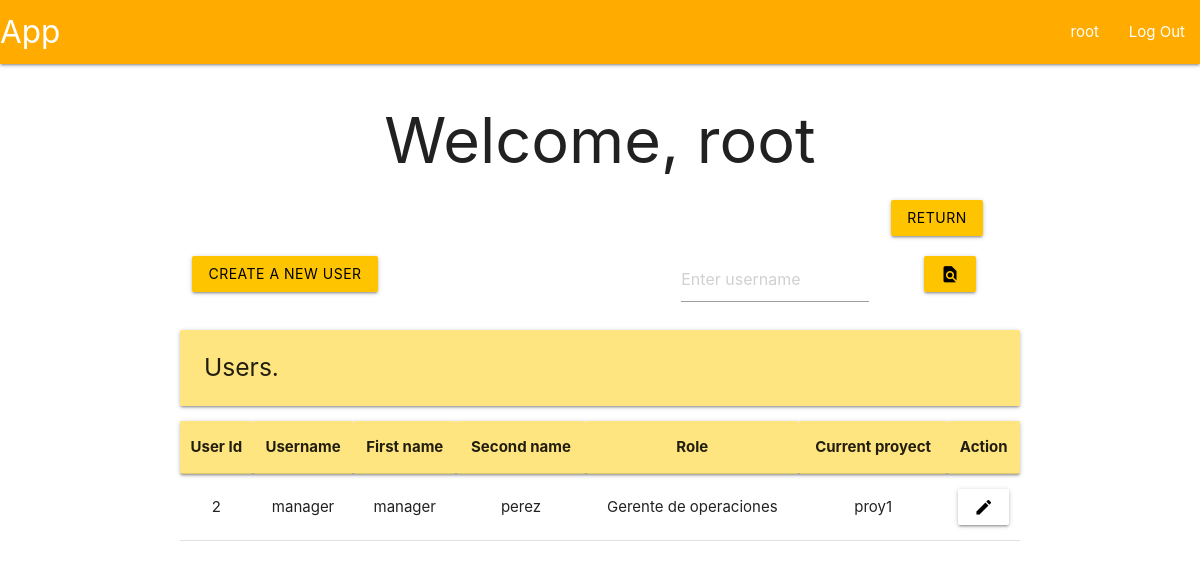
Before: /root/users (signed in) with the older database file.
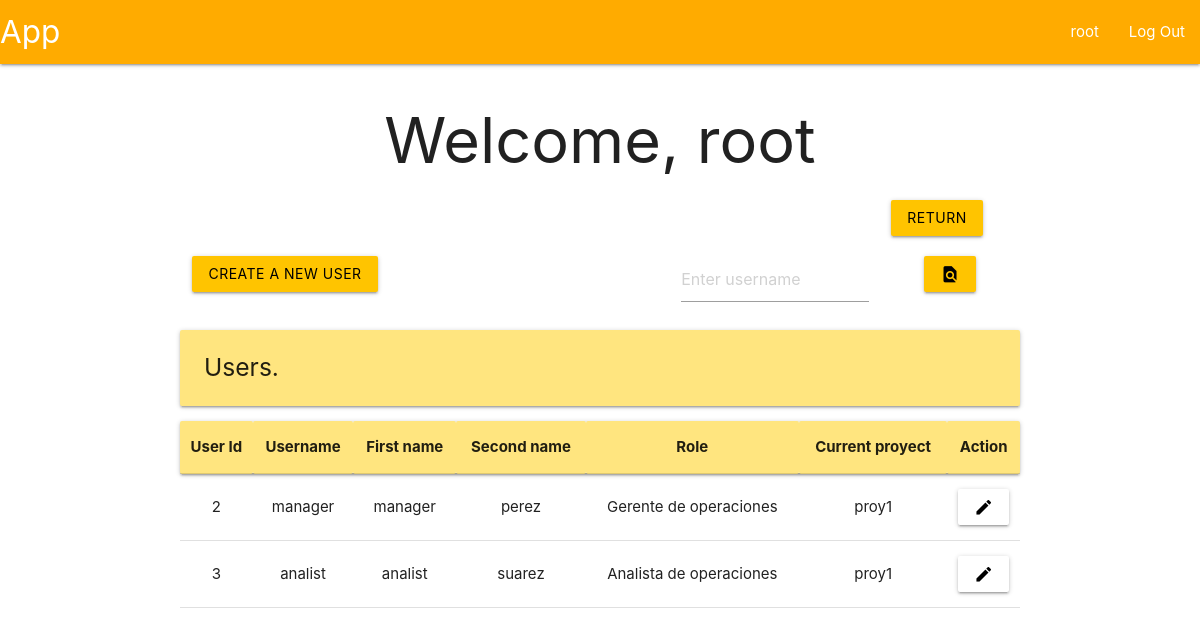
After: the same page with the newer database file.
### tables this page shows
CREATE TABLE user (
    id INTEGER PRIMARY KEY AUTOINCREMENT,
    username TEXT UNIQUE NOT NULL,
    firstname TEXT NOT NULL,
    secondname TEXT NOT NULL,
    password TEXT NOT NULL,
    roleId INTEGER,
    proyId INTEGER,
    auth INTEGER,

    FOREIGN KEY (roleId) REFERENCES roles(id),
    FOREIGN KEY (proyId) REFERENCES proyect(id)
);

CREATE TABLE roles (
    id INTEGER PRIMARY KEY AUTOINCREMENT,
    name TEXT NOT NULL UNIQUE
);

CREATE TABLE proyect (
    id INTEGER PRIMARY KEY AUTOINCREMENT,
    description TEXT UNIQUE NOT NULL,
    start DATE NOT NULL,
    end DATE NOT NULL,
    statusId INTEGER,

    FOREIGN KEY (statusId) REFERENCES proyectStatus(id)
);

### app/userView.py (the view, shortened to what this page needs)
@bp.route('/users', methods=('GET', 'POST'))
@root_required
def userView():
    db = get_db()
    flag = False
    if not flag:
        users = db.execute(
            """SELECT
                u.id as id,
                u.username as username,
                u.firstname as firstname,
                u.secondname as secondname,
                r.name as role,
                p.description as proyect,
                u.auth as auth
               FROM user u
               JOIN roles r ON u.roleId = r.id
               LEFT JOIN proyect p ON u.proyId = p.id
               WHERE u.id != 1"""
        ).fetchall()
    areProyects = db.execute(
        """SELECT * FROM proyect"""
    ).fetchall() != []
    return render_template('index/root/userView.html', users=users, areProyects=areProyects)

### app/auth.py (called while the page is built)
@bp.before_app_request
def load_logged_in_user():
    user_id = session.get('user_id')
    if user_id is None:
        g.user = None
    else:
        g.user = get_db().execute(
            "SELECT * FROM user WHERE id = ?",
            (user_id,)
        ).fetchone()

def root_required(view):
    @functools.wraps(view)
    def wrapped_view(**kwargs):
        if g.user is None:
            return redirect(url_for('auth.login'))
        elif g.user['roleId'] != 1:
            return redirect(url_for('user.profile'))
        return view(**kwargs)
    return wrapped_view

### app/db.py (called while the page is built)
def get_db():
    if 'db' not in g:
        g.db = sqlite3.connect(
            current_app.config['DATABASE'],
            detect_types = sqlite3.PARSE_DECLTYPES
        )
        g.db.row_factory = sqlite3.Row
    return g.db

### app/templates/index/root/userView.html (shortened to what this page needs)
{% extends 'base.html' %}
{% block header %}
  <h1>{% block title %}Welcome, {{ g.user['username'] }}{% endblock %}</h1>
{% endblock %}
{% block content %}
<div class="row">
  <form method="POST">
      <div class="col s1 offset-s10">
          <button class="btn amber accent-3 black-text" type="submit" value="return" name="return">Return</button>
      </div>
  </form>
</div>
<div class="row">
  {% if areProyects %}
  <form method="POST">
    <div class="col s3">
      <button class="btn amber accent-3 black-text" type="submit" value="create" name="create">Create a new user</button>
    </div>
  </form>
  <form method="POST">
    <div class="col s3 offset-s4">
      <input placeholder="Enter username" name="find-user" id="username">
    </div>
    <div class="col s2">
      <button class="btn amber accent-3 black-text" type="submit">
        <i class="material-icons">find_in_page</i>
      </button>
    </div>
  </form>
    {% endif %}
</div>
<div class="left-align">
  <h5 class="card-panel amber accent-1">Users.</h5>
</div>
<table class="centered">
  <thead class="card-panel amber accent-1">
    <tr>
      <th>User Id</th>
      <th>Username</th>
      <th>First name</th>
      <th>Second name</th>
      <th>Role</th>
      <th>Current proyect</th>
      <th>Action</th>
    </tr>
  </thead>
  <tbody>
    {% for user in users %}
      <tr>
        <td>{{ user['id'] }}</td>
        <td>{{ user['username']}}</td>
        <td>{{ user['firstname'] }}</td>
        <td>{{ user['secondname'] }}</td>
        <td>{{ user['role'] }}</td>
        <td>{{ user['proyect'] }}</td>
        <td>
          <form method="POST">
            {% if user['auth'] == 0 %}
              {% if areProyects %}
              <button class="btn amber accent-3 black-text" type="submit" name="aprove" value="{{ user['id'] }}">
                <i class="material-icons">done</i>
              </button>
              {% endif %}
            <button class="btn white black-text" type="submit" name="reject" value="{{ user['id'] }}">
              <i class="material-icons">close</i>
            </button>
            {% else %}
            <button class="btn white black-text" type="submit" name="modify-user" value="{{ user['id'] }}">
              <i class="material-icons">edit</i>
            </button>
            {% endif %}
          </form>
        </td>
      </tr>
    {% endfor %}
  </tbody>
</table>
{% endblock %}

Changed rows visible on the page:
added user: id "3", username "analist", firstname "analist", secondname "suarez", role "Analista de operaciones", proyect "proy1"
